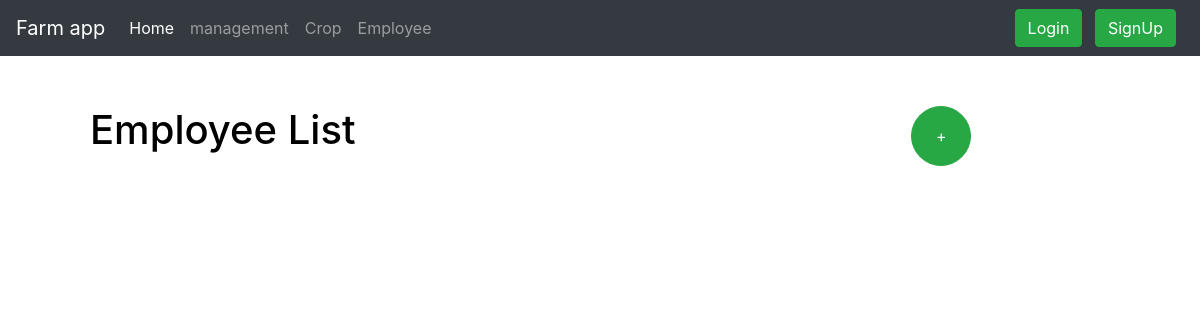
The app's page /management/employee/, older data.
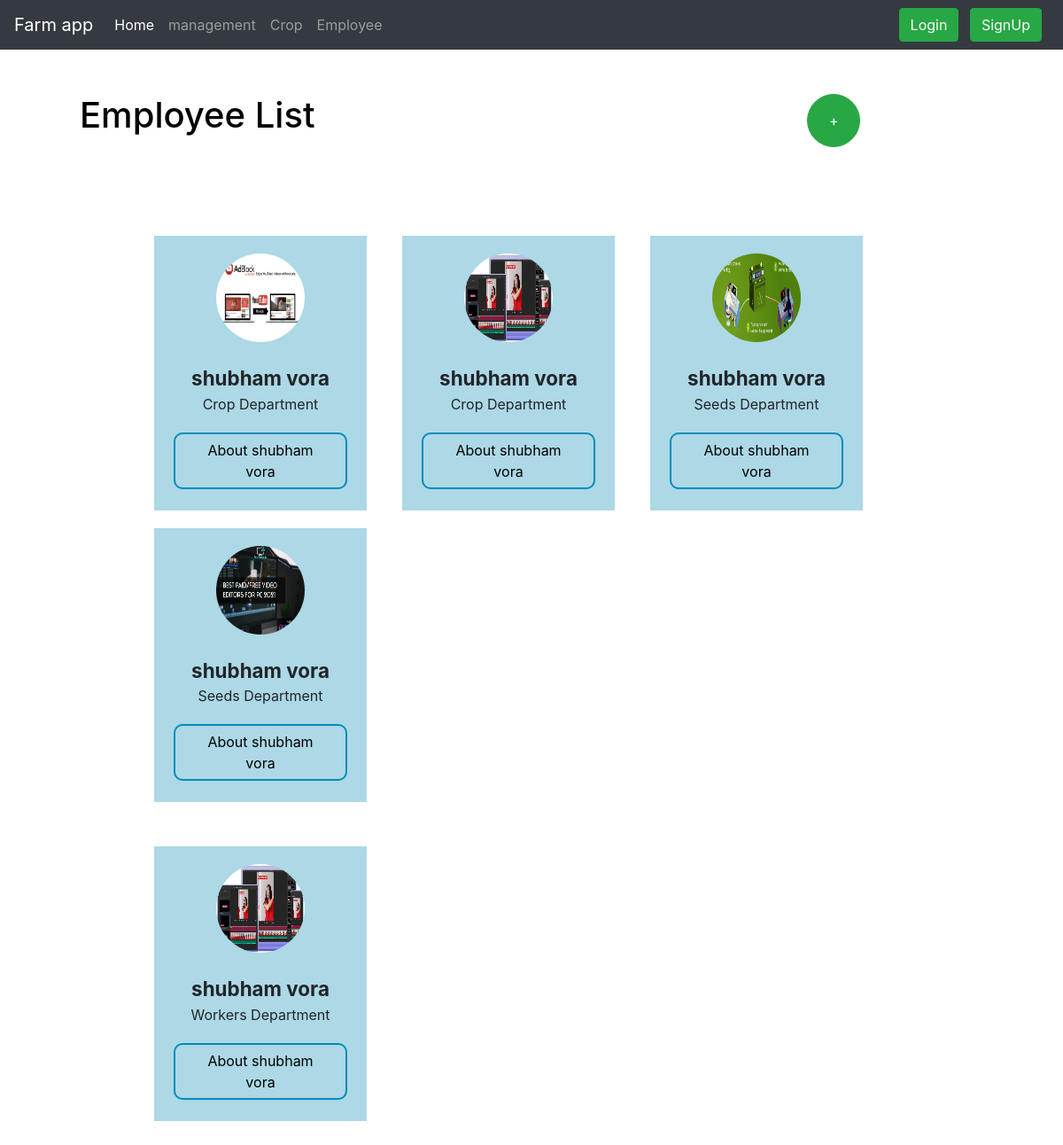
The same page, newer data.
### management/models.py (models this page shows, shortened)
class employee(models.Model):
    crop = "Crop Department"
    seeds = "Seeds Department"
    workers = "Workers Department"
    DEPARTMENT_CHOICES = (
        (crop, "Crop Department"),
        (seeds, "Seeds Department"),
        (workers, "Workers Department"),
    )
    employee_id=models.AutoField(primary_key=True)
    name=models.CharField(max_length=30, blank=False, null=False)
    mobileNo = models.CharField(max_length=10, blank=False, null=False)
    age=models.IntegerField(default=0)
    departmentType = models.CharField(max_length=40, choices=DEPARTMENT_CHOICES, default=crop)
    profileImage = models.ImageField(upload_to='management/employeeProfile/', default="")
    address = models.CharField(max_length=150, blank=False, null=False)
    ability =  models.TextField()
    timestamp = models.DateTimeField(default=now)

### management/views.py (the view)
# urls.py: path("employee/",views.employeeRecords,name='employee'),
def employeeRecords(request):
    employeeRecord = employee.objects.all()
    if request.method == 'POST':
        form = EmployeeForm(request.POST, request.FILES)
        if form.is_valid():
            form.save()
            messages.info(request, 'You have added new record successfully.')
            return redirect('/management/employee/')
    else:
        form = EmployeeForm()
    dict = {'form': form, 'employeeRecord': employeeRecord}
    return render(request, 'management/employee.html', dict)

### management/templates/management/employee.html (shortened to what this page needs)
{% extends "management/base.html" %}
{% block body %}
<div class="container mt-3">
  <div class="rowHead">
    <div class="col-9 mr-auto">
      <h3 style="color:black;font-size: 250%;">Employee List</h3>
    </div>
    <div class="col-3 ml-auto">
<button type="button" class="btn btn-success mr-2 addMore " title="Add new Employee" style="border-radius:50%; width:60px;height:60px;"  data-toggle="modal" data-target="#RecordModal">
+
</button>
    </div>
  </div>
</div>
<div class="containerImg">
  <div class="rowInFor">
    {% for x in employeeRecord %}
    <div class="colImg">
      <center><img src="/media/{{x.profileImage}}" width="100px" height="100px"  alt="x.name" class="rounded-circle ">
      <br><br>
        <b style="font-size:1.4rem;">{{x.name}}</b><br>
        {{x.departmentType}}<br>
        <a href="{{x.employee_id}}"> <button id="{{x.employee_id}}" class="buttonReadMore buttonReadMore2">About {{x.name}}</button></a></center>
    </div>
    {% if forloop.counter|divisibleby:4%}
    </div>
    <div class="rowInFor">
    {% endif %}
    {% endfor %}
  </div>
</div>
{% endblock %}

### management/templates/management/base.html (shortened to what this page needs)
<!DOCTYPE html>
<html>
    <head>
        <link rel="stylesheet" href="https://maxcdn.bootstrapcdn.com/bootstrap/4.0.0/css/bootstrap.min.css">
        <link rel="stylesheet" href="">
    </head>
    <body>
       <nav class="navbar navbar-expand-lg navbar-dark bg-dark">
  <a class="navbar-brand" href="#">Farm app</a>
  <div class="collapse navbar-collapse" id="navbarNav">
    <ul class="navbar-nav">
      <li class="nav-item active">
        <a class="nav-link" href="/">Home<span class="sr-only">(current)</span></a>
      </li>
      <li class="nav-item">
        <a class="nav-link" href="/management/manage">management</a>
      </li>
      <li class="nav-item">
        <a class="nav-link" href="/management/crop">Crop</a>
      </li>
      <li class="nav-item">
        <a class="nav-link" href="/management/employee/">Employee</a>
      </li>
    </ul>
{% if user.is_authenticated %}
<ul class="navbar-nav ml-auto mr-5">
     <li class="nav-item dropdown">
        <a class="nav-link dropdown-toggle" href="#" id="navbarDropdown" role="button" data-toggle="dropdown" aria-haspopup="true" aria-expanded="false">
         {{request.user}}
        </a>
        <div class="dropdown-menu" aria-labelledby="navbarDropdown">
         <span class="dropdown-item" ></span>
         <a class="dropdown-item" href="/user/profile">Profile</a>
         <a class="dropdown-item" href="/user/reset_password/">Change Password</a>
          <a class="dropdown-item" href="/user/logout">Logout</a>
        </div>
      </li>
      </ul>
      </div>
{% else %}
  <div class="ml-auto">
<button type="button" class="btn btn-success mr-2" data-toggle="modal" data-target="#loginModal">
Login
</button>
<button type="button" class="btn btn-success mr-2 " data-toggle="modal" data-target="#signupModal">
SignUp
</button>
</div>
{% endif %}
  </div>
</nav>
{% block body %}{% endblock %}
    </body>
</html>

Row changes from the older to the newer data that the page shows:
added employee: profileImage (picture), name "shubham vora", departmentType "Crop Department"
added employee: profileImage (picture), name "shubham vora", departmentType "Crop Department"
added employee: profileImage (picture), name "shubham vora", departmentType "Seeds Department"
added employee: profileImage (picture), name "shubham vora", departmentType "Seeds Department"
added employee: profileImage (picture), name "shubham vora", departmentType "Workers Department"
